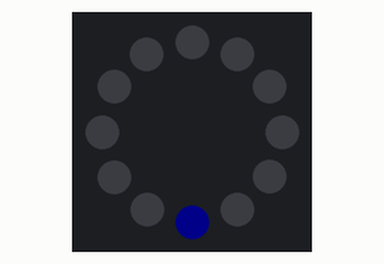
Recording of a program running on a simulated MicroPython board. Shown: 12 RGB LEDs in a ring, first at the top, clockwise. Dim RGB values are drawn brighter than linear. At 7.4 s the program stops and its outputs stay as they are.

Above: at 1.05 s.
At 1.85 s:
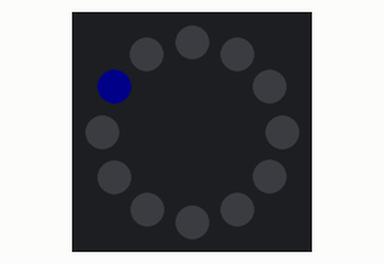
At 2.65 s:
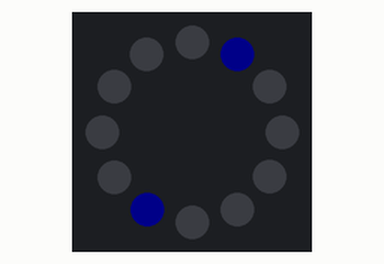
At 4.26 s:
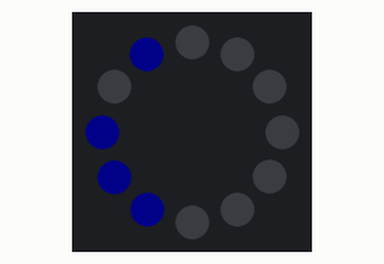
At 5.87 s:
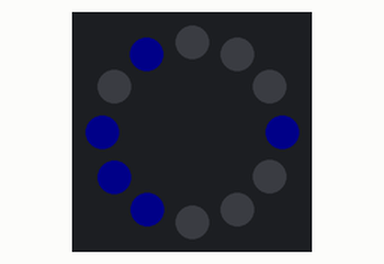
At 7.5 s:
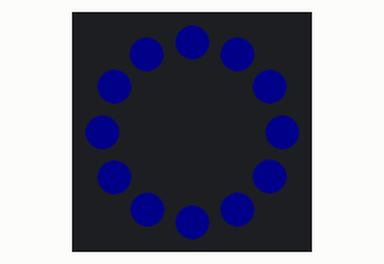

The program:

Day8j.py
```python
'''
Attempt 2 of 2 (finished) - Atlantis Stargate
'''

from machine import Pin, ADC
from neopixel import NeoPixel
import time
import random

# Set up pin for ring LED
ring = NeoPixel(Pin(2), 12)

# set all LEDs on ring to off
ring.fill((0,0,0))
ring.write()
time.sleep(1)

leds = list(range(12))
new_leds = leds[6:] + leds[:6]
setting = 0, 0, 10
sleep = 0.6

seq1 = [6, 5, 4, 3, 2, 1, 0, 11, 10, 9, 8]
glyph1 = 7

seq2 = [8, 9, 10, 11, 0, 1, 2, 3, 4, 5, 6]
glyph2 = 8

seq3 = [6, 5, 4, 3, 2, 1, 0, 11, 10]
glyph3 = 9

seq4 = [10, 11, 0, 1, 2, 3, 4, 5, 6, 10, 11, 0, 1, 2]
glyph4 = 3

seq5 = [2, 1, 0, 11, 10, 6, 5]
glyph5 = 4

seq6 = [5, 6, 10, 11, 0, 1, 2]
glyph6 = 5

seq7 = [2, 1, 0, 11, 10]
glyph7 = [6, 0, 1, 2, 10, 11]

# Atlantis Stargate
for glyph in seq1:
    ring[glyph] = setting
    ring.write()
    time.sleep(0.1)
    ring[glyph] = 0, 0, 0

ring[glyph1] = setting
ring.write()

for glyph in seq2:
    ring[glyph] = setting
    ring.write()
    time.sleep(0.1)
    ring[glyph] = 0, 0, 0

ring[glyph2] = setting
ring.write()

for glyph in seq3:
    ring[glyph] = setting
    ring.write()
    time.sleep(0.1)
    ring[glyph] = 0, 0, 0

ring[glyph3] = setting
ring.write()

for glyph in seq4:
    ring[glyph] = setting
    ring.write()
    time.sleep(0.1)
    ring[glyph] = 0, 0, 0

ring[glyph4] = setting
ring.write()

for glyph in seq5:
    ring[glyph] = setting
    ring.write()
    time.sleep(0.1)
    ring[glyph] = 0, 0, 0

ring[glyph5] = setting
ring.write()

for glyph in seq6:
    ring[glyph] = setting
    ring.write()
    time.sleep(0.1)
    ring[glyph] = 0, 0, 0

ring[glyph6] = setting
ring.write()

for glyph in seq7:
    ring[glyph] = setting
    ring.write()
    time.sleep(0.1)
    ring[glyph] = 0, 0, 0

for glyph in glyph7:
    ring[glyph] = setting
    ring.write()
```
